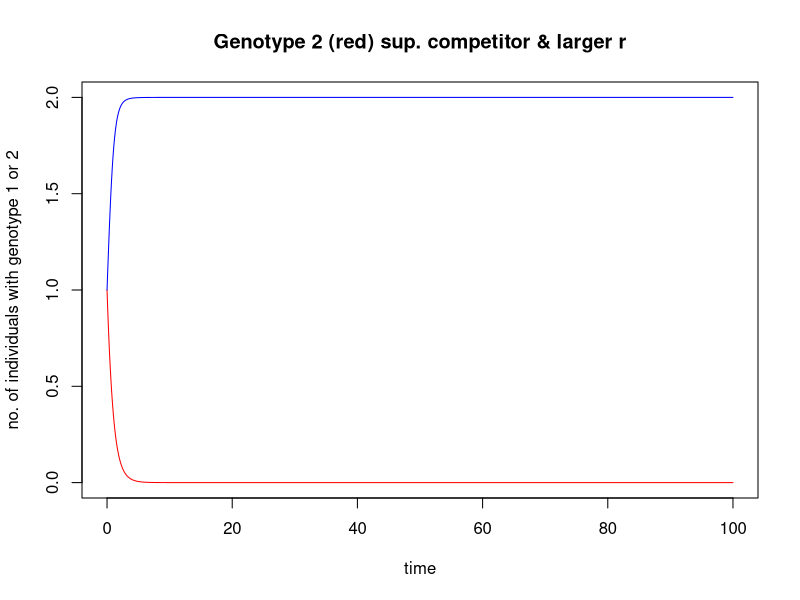
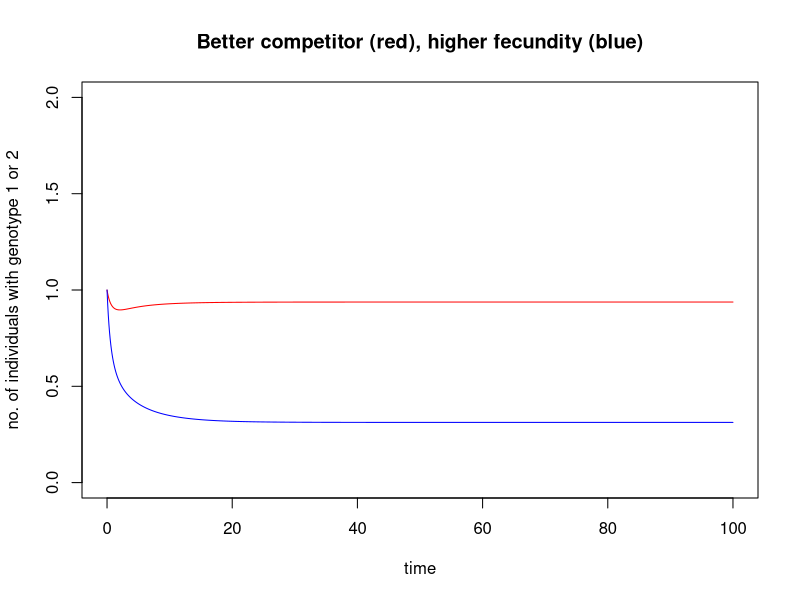

Write R code to recreate these figures, in order.
require(deSolve)
# Remove all objects - usually start with this
rm(list=ls())

# Evolution when both alleles compete for finite resourses since population dynamics
# are density-dependent.

# This model formulation is eqns. 2 in Travis et al. 2013 Density-dependent selection or
# density-dependent fitness?

EvolutionEqns <- function(t,y,p){
  N1 = y[1]
  N2 = y[2]
  dN1 = N1*(a1 - b11*N1 - b12*N2)
  dN2 = N2*(a2 - b21*N1 - b22*N2)
  return(list(c(dN1,dN2)))
}
# CASE 1. Genotype 2 is the superior competitor
# Intrinsic growth rate of genotypes 1 and 2
a1<-1
a2<-2

# b_ij represents the strength of intraspecific competition for species i from
# species j.
b11<-1
b22<-1
b12<-1 
# Genotype 2 is relatively unaffected by the presence of genotype 1, and is therefore a
# better competitor
b21<-.1

# The times we are solving for
times=seq(0,100,.1)

# Performing the numerical integration
out = ode(y=c(N1=1,N2=1),times=times,func=EvolutionEqns,p=NULL, method = "ode45")

# Genotype 2 has the higher instrinsic growth rate and is also less 
# sensitive to competition: not surprisingly genotype 2 is more fit and
# goes to fixation while genotype 1 goes extinct.

plot(out[,1], out[,2], ylim = c(0, 2), typ="l", col = "red", xlab = "time",ylab = "no. of individuals with genotype 1 or 2", main = "Genotype 2 (red) sup. competitor & larger r")
lines(out[,1], out[,3], col = "blue")

# CASE 2. Making genotype 1 the better competitor, while genotype 2 still has
# higher instrinsic growth, i.e. trade-off between competitive ability and reproductive
# output.
# b_ij represents the strength of intraspecific competition for species i from
# species j.
b11<-1
b22<-1
b21<-1.8
# Genotype 1 is relatively unaffected by species 2.
b12<-2-b21


# Performing the numerical integration
out = ode(y=c(N1=1,N2=1),times=times,func=EvolutionEqns,p=NULL, method = "ode45")

plot(out[,1], out[,2], ylim = c(0, 2), typ="l", col = "red", xlab = "time",ylab = "no. of individuals with genotype 1 or 2", main = "Better competitor (red), higher fecundity (blue)")
lines(out[,1], out[,3], col = "blue")
